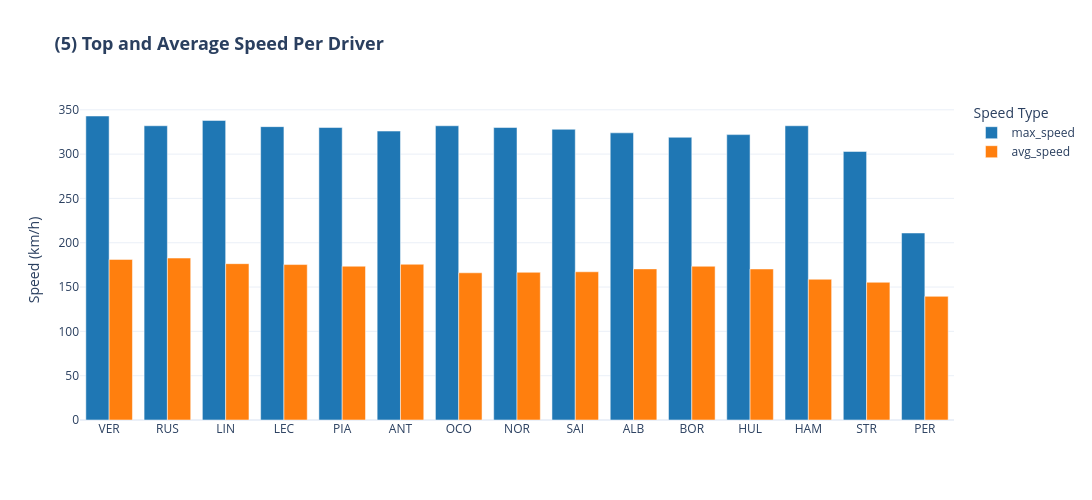

Source (notebook cell):
### Code cell
# transform it into long format --> function .melt()
speed_long = pd.melt(
    speed_analysis_full[['driver_code', 'max_speed', 'avg_speed']],
    id_vars='driver_code',
    var_name='speed_type',
    value_name='speed'
)

fig5 = px.bar(
    data_frame=speed_long,
    x='driver_code',
    y='speed',
    color='speed_type',
    barmode='group',
    title='(5) Top and Average Speed Per Driver',
    labels={'driver_code': '',
            'speed': 'Speed (km/h)',
            'speed_type': 'Speed Type'},
    color_discrete_map={'max_speed': '#1f77b4',
                        'avg_speed': '#ff7f0e'},
    width=1100,
    height=500
)

fig5.update_layout(
    title_font=dict(size=18, weight='bold'),
    xaxis=dict(categoryorder='total descending')
)

fig5.show()

### Figure 1 — Plotly figure (JSON) as saved in the notebook; plotly's stock layout.template omitted (floating-point values rounded to 4 significant figures)
{"data": [{"alignmentgroup": "True", "hovertemplate": "Speed Type=max_speed<br>=%{x}<br>Speed (km/h)=%{y}<extra></extra>", "legendgroup": "max_speed", "marker": {"color": "#1f77b4", "pattern": {"shape": ""}}, "name": "max_speed", "offsetgroup": "max_speed", "orientation": "v", "showlegend": true, "textposition": "auto", "type": "bar", "x": ["ALB", "ANT", "BOR", "HAM", "HUL", "LEC", "LIN", "NOR", "OCO", "PER", "PIA", "RUS", "SAI", "STR", "VER"], "xaxis": "x", "y": [324.0, 326.0, 319.0, 332.0, 322.0, 331.0, 338.0, 330.0, 332.0, 211.0, 330.0, 332.0, 328.0, 303.0, 343.0], "yaxis": "y"}, {"alignmentgroup": "True", "hovertemplate": "Speed Type=avg_speed<br>=%{x}<br>Speed (km/h)=%{y}<extra></extra>", "legendgroup": "avg_speed", "marker": {"color": "#ff7f0e", "pattern": {"shape": ""}}, "name": "avg_speed", "offsetgroup": "avg_speed", "orientation": "v", "showlegend": true, "textposition": "auto", "type": "bar", "x": ["ALB", "ANT", "BOR", "HAM", "HUL", "LEC", "LIN", "NOR", "OCO", "PER", "PIA", "RUS", "SAI", "STR", "VER"], "xaxis": "x", "y": [170.5, 175.7, 173.5, 158.8, 170.4, 175.4, 176.4, 166.6, 166.1, 139.5, 173.5, 182.7, 167.2, 155.4, 181.2], "yaxis": "y"}], "layout": {"barmode": "group", "height": 500, "legend": {"title": {"text": "Speed Type"}, "tracegroupgap": 0}, "title": {"font": {"size": 18, "weight": "bold"}, "text": "(5) Top and Average Speed Per Driver"}, "width": 1100, "xaxis": {"anchor": "y", "categoryorder": "total descending", "domain": [0, 1], "title": {"text": ""}}, "yaxis": {"anchor": "x", "domain": [0, 1], "title": {"text": "Speed (km/h)"}}}}
